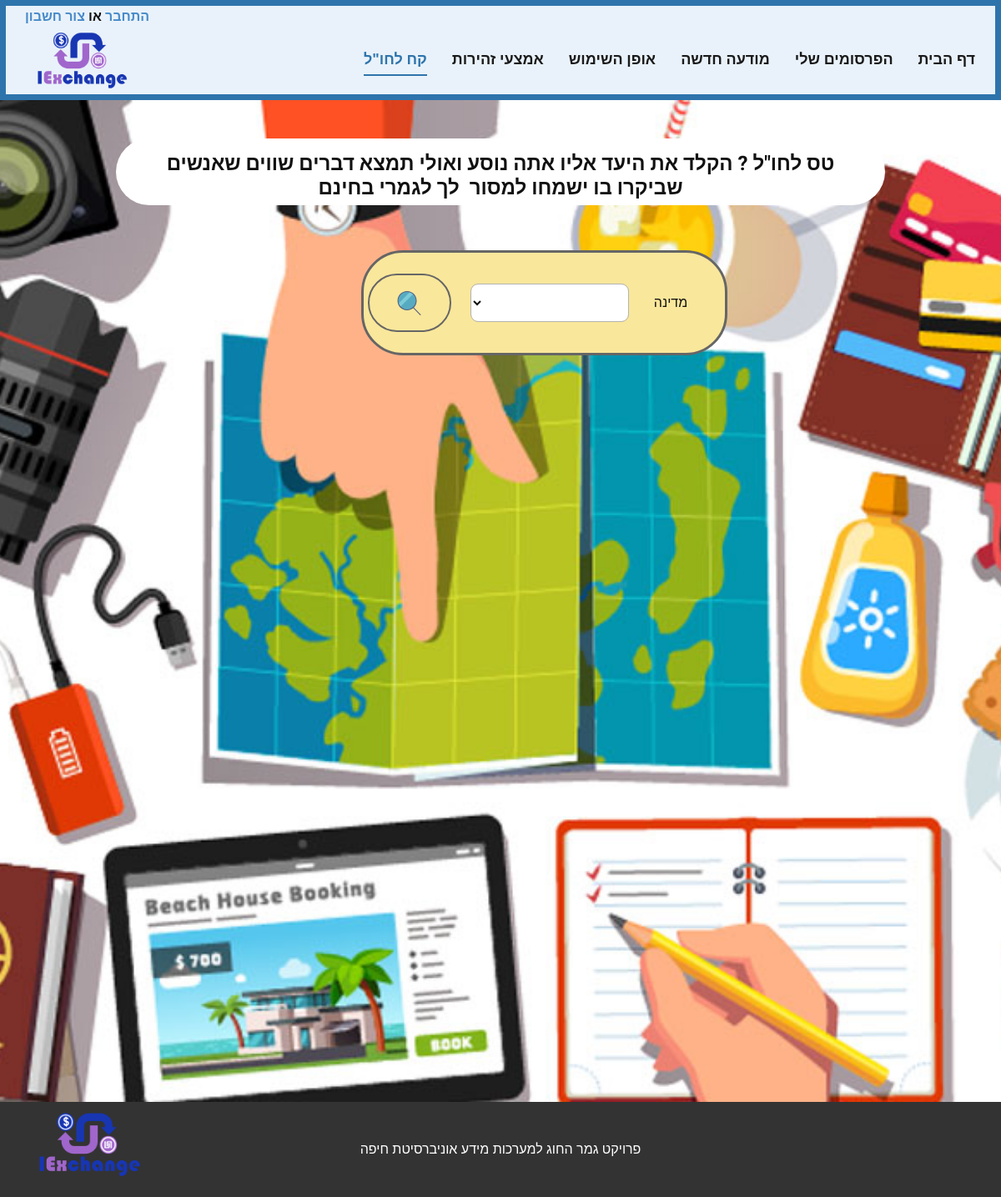
The page /main/home_offer on the database as committed earlier.
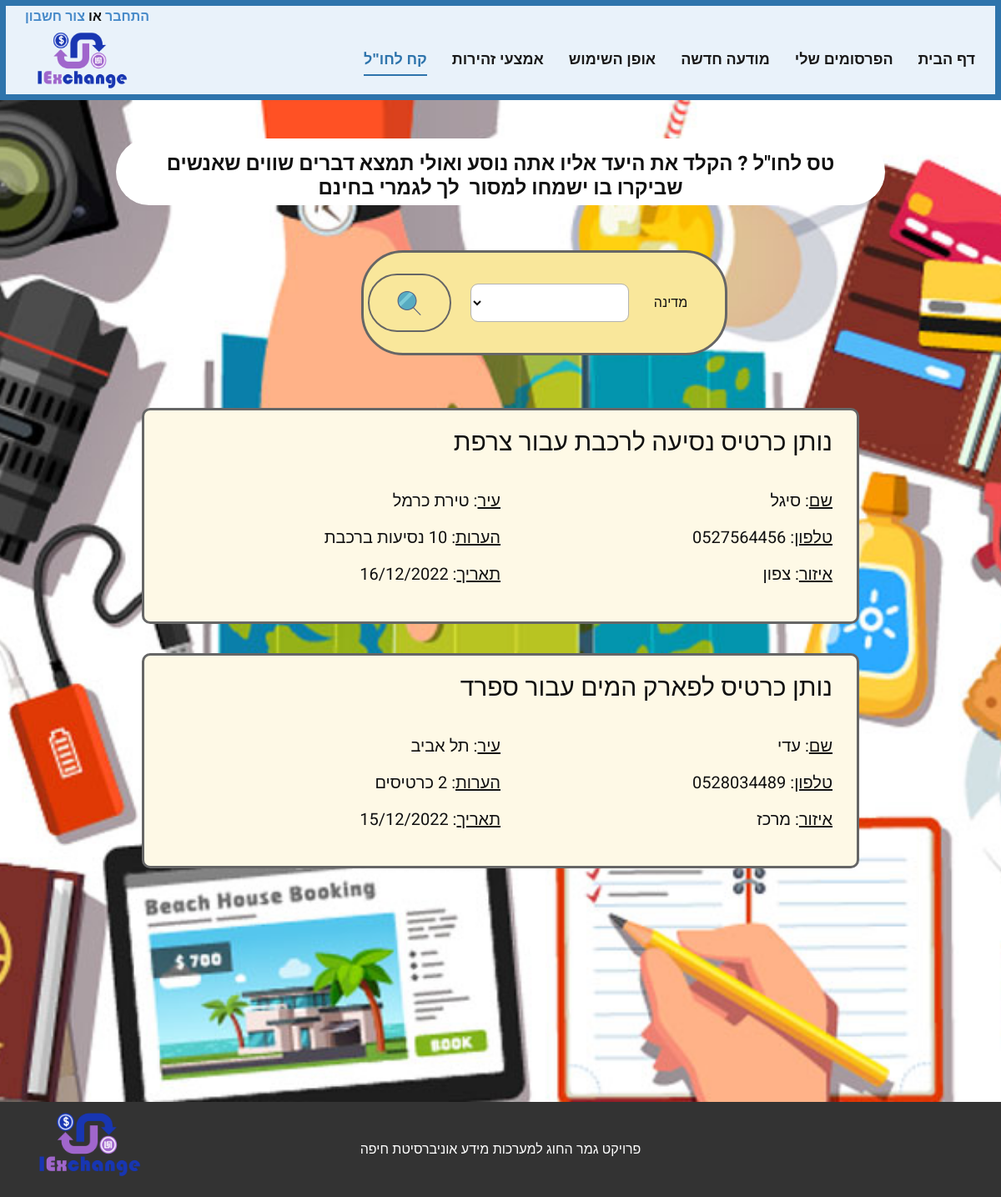
The same page on the database as committed later.
### main/models.py (models this page shows, shortened)
class Offer(models.Model):
    user = models.CharField(max_length=40, default='admin')
    name = models.TextField(max_length=20)
    phone_number = models.TextField(default=None, blank=True, null=True, max_length=10)
    country = models.CharField(blank=True, max_length=100)
    my_offer = models.TextField(default=None, blank=True, null=True, max_length=200)
    area =  models.CharField(blank=True, max_length=100)
    city = models.TextField(max_length=40)
    comment = models.TextField(default=None, blank=True, null=True, max_length=200)
    created_date = models.DateField()

### main/views.py (the view)
# urls.py: path('home_offer', views.home_offer, name='home_offer'),
def home_offer(request):
    global flag_offer
    global filters_offer
    global context_offer
    if request.method == 'POST' and request.POST.get('country') is not None:
        country=[request.POST.get('country')]
        filters_offer = Offer.objects.filter(country__in=country).order_by('-created_date').values()
        if not filters_offer:
            filters_offer = [""]
        flag_offer=1
    else:
        print(flag_offer)
        if flag_offer==1:
            print("##  SHOW FILTER: ##" + str(filters_offer))
            context_offer['filters'] = filters_offer
            flag_offer=0
        else:
            context_offer['filters'] = []
            filters_offer=[]
            print("&&  SHOW ALL: &&" + str(filters_offer))
    return render(request, 'main/home_offer.html', context_offer)

### main/templates/main/home_offer.html (shortened to what the changed rows need)
<!DOCTYPE html>
{% load static %}
<html style="font-size: 16px;" lang="en"><head>
    <link rel="stylesheet" href="{% static '/main/css/nicepage.css' %}" media="screen">
<link rel="stylesheet" href="{% static '/main/css/home_offer.css' %}" media="screen">
  </head>
   <body class="u-body u-xl-mode" data-lang="en">
    <section class="u-align-center u-clearfix u-image u-section-1" id="sec-83ab" data-image-width="860" data-image-height="582">
      <div class="u-clearfix u-sheet u-sheet-1">
        <div class="u-align-center u-list u-list-1">
          <div class="u-repeater u-repeater-1">
            {% if filters %}
            {% for offer in filters.all %}
            <div class="u-align-center u-border-3 u-border-grey-60 u-container-style u-hover-feature u-list-item u-palette-3-light-3 u-radius-10 u-repeater-item u-shape-round u-list-item-1" style="text-align: right;">
              <div class="u-container-layout u-similar-container u-container-layout-1">
                <h3> נותן {{ offer.my_offer }} עבור {{ offer.country }} </h3>
                <div style="width: 100%; display: table;">
                  <div style="display: table-row; height: 100px;">
                      <div dir="rtl" style="width: 50%; display: table-cell;">
                        <h5><ins>עיר</ins>: {{ offer.city }}</h5>
                        {% if offer.comment %}
                        <h5><ins>הערות</ins>: {{ offer.comment }}<h5>
                        {% endif %}
                        <h5><ins>תאריך</ins>: {{ offer.created_date }}<h5>
                      </div>
                      <div dir="rtl" style="display: table-cell;">
                        <h5><ins>שם</ins>: {{ offer.name }} </h5>
                        <h5><ins>טלפון</ins>: {{ offer.phone_number }}</h5>
                        <h5><ins>איזור</ins>: {{ offer.area }}</h5>
                      </div>
                  </div>
              </div>
             </div>
           </div>
            {% endfor %}
            {% else %}
            {% for offer in offers.all %}
            <div class="u-align-center u-border-3 u-border-grey-60 u-container-style u-hover-feature u-list-item u-palette-3-light-3 u-radius-10 u-repeater-item u-shape-round u-list-item-1" style="text-align: right;">
              <div class="u-container-layout u-similar-container u-container-layout-1">
                <h3> נותן {{ offer.my_offer }} עבור {{ offer.country }} </h3>
                <div style="width: 100%; display: table;">
                  <div style="display: table-row; height: 100px;">
                      <div dir="rtl" style="width: 50%; display: table-cell;">
                        <h5><ins>עיר</ins>: {{ offer.city }}</h5>
                        {% if offer.comment %}
                        <h5><ins>הערות</ins>: {{ offer.comment }}<h5>
                        {% endif %}
                        <h5><ins>תאריך</ins>: {{ offer.created_date }}<h5>
                      </div>
                      <div dir="rtl" style="display: table-cell;">
                        <h5><ins>שם</ins>: {{ offer.name }} </h5>
                        <h5><ins>טלפון</ins>: {{ offer.phone_number }}</h5>
                        <h5><ins>איזור</ins>: {{ offer.area }}</h5>
                      </div>
                  </div>
              </div>
             </div>
           </div>
            {% endfor %}
            {% endif %}
          </div>
        </div>
      </div>
    </section>
</body></html>

Rows that differ between the two databases and show on the page:
added Offer: my_offer "כרטיס נסיעה לרכבת", country "צרפת", city "טירת כרמל", comment "10 נסיעות ברכבת", created_date "16/12/2022", name "סיגל", phone_number "0527564456", area "צפון"
added Offer: my_offer "כרטיס לפארק המים", country "ספרד", city "תל אביב", comment "2 כרטיסים", created_date "15/12/2022", name "עדי", phone_number "0528034489", area "מרכז"
